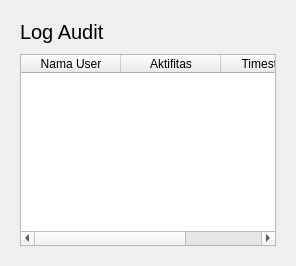
                    <widget class="QWidget" name="auditTablePage">
                     <property name="sizePolicy">
                      <sizepolicy hsizetype="Expanding" vsizetype="Expanding">
                       <horstretch>0</horstretch>
                       <verstretch>0</verstretch>
                      </sizepolicy>
                     </property>
                     <layout class="QVBoxLayout" name="verticalLayout_19">
                      <item alignment="Qt::AlignTop">
                       <widget class="QWidget" name="auditData" native="true">
                        <property name="sizePolicy">
                         <sizepolicy hsizetype="Expanding" vsizetype="Expanding">
                          <horstretch>0</horstretch>
                          <verstretch>0</verstretch>
                         </sizepolicy>
                        </property>
                        <layout class="QVBoxLayout" name="verticalLayout_13">
                         <property name="spacing">
                          <number>10</number>
                         </property>
                         <item>
                          <widget class="QLabel" name="auditLabel">
                           <property name="font">
                            <font>
                             <pointsize>15</pointsize>
                            </font>
                           </property>
                           <property name="text">
                            <string>Log Audit</string>
                           </property>
                          </widget>
                         </item>
                         <item>
                          <widget class="QTableWidget" name="auditTable">
                           <property name="sizePolicy">
                            <sizepolicy hsizetype="Expanding" vsizetype="Preferred">
                             <horstretch>0</horstretch>
                             <verstretch>0</verstretch>
                            </sizepolicy>
                           </property>
                           <property name="cursor" stdset="0">
                            <cursorShape>PointingHandCursor</cursorShape>
                           </property>
                           <attribute name="horizontalHeaderStretchLastSection">
                            <bool>true</bool>
                           </attribute>
                           <attribute name="verticalHeaderVisible">
                            <bool>false</bool>
                           </attribute>
                           <column>
                            <property name="text">
                             <string>Nama User</string>
                            </property>
                           </column>
                           <column>
                            <property name="text">
                             <string>Aktifitas</string>
                            </property>
                           </column>
                           <column>
                            <property name="text">
                             <string>Timestamp</string>
                            </property>
                           </column>
                          </widget>
                         </item>
                        </layout>
                       </widget>
                      </item>
                     </layout>
                    </widget>
